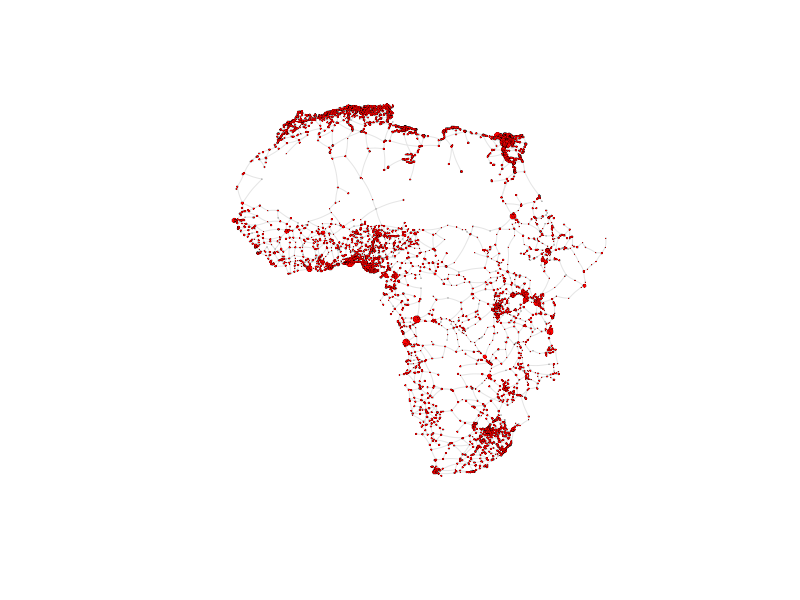
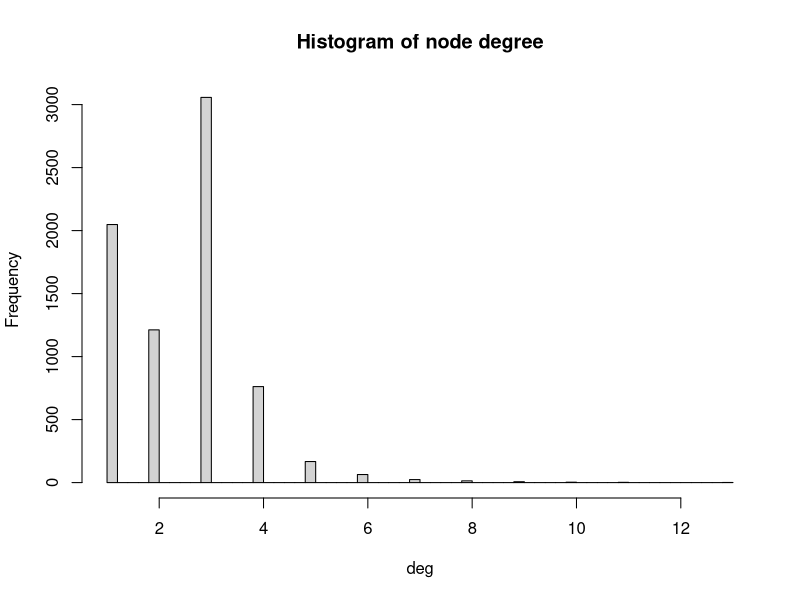
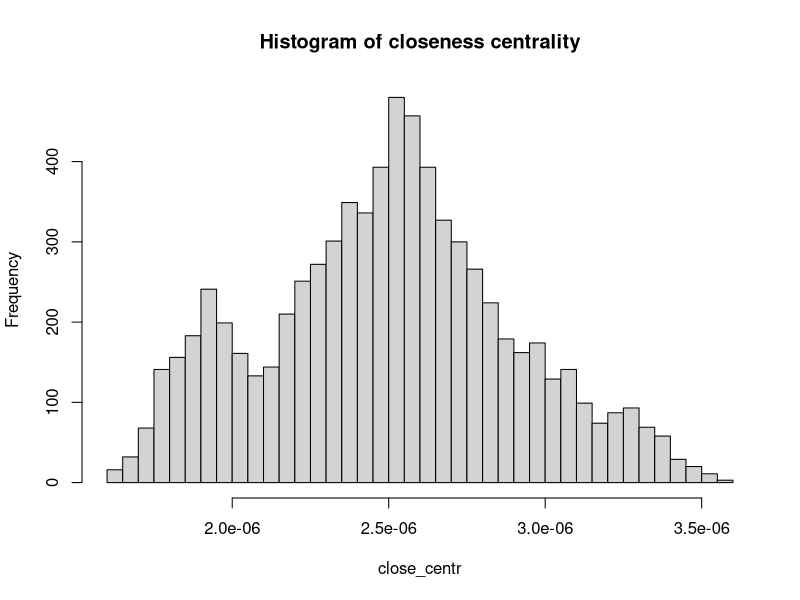
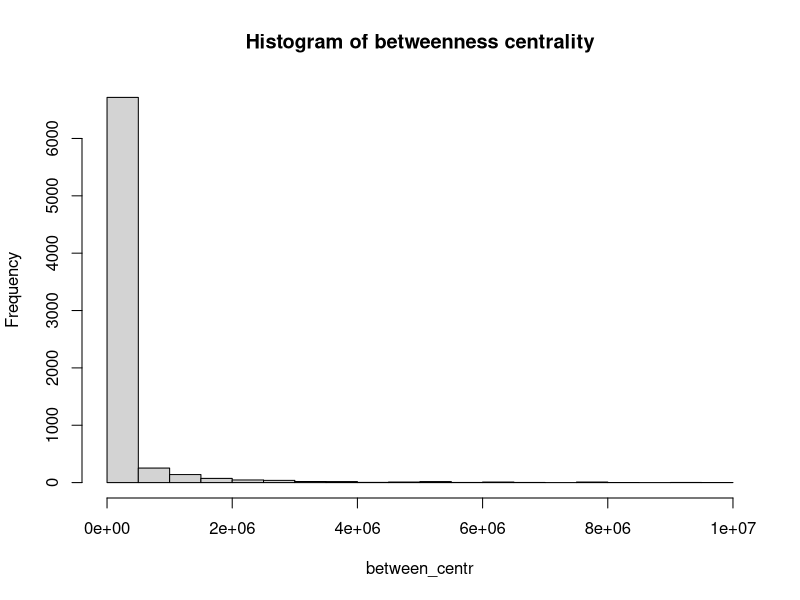

Source code (R) for these figures, in order:
## ---- chunk 1
#| include = FALSE
rm(list=ls()) # clear working space
## ---- chunk 2
#| warning: false
# An R package for network manipulation and analysis
library(igraph)
## ---- chunk 3
# Read the CSV file containing network nodes data from a URL
df_nodes <- read.csv("./data/AfricaNetworkNodes.csv")

# Read the CSV file containing network edges data from a URL
df_edges <- read.csv("./data/AfricaNetworkEdges.csv")
## ---- chunk 4
# Create a graph 'g_africa' from data frames 'df_edges' and 'df_nodes'
# The graph is undirected (directed = FALSE)
g_africa <- graph_from_data_frame(d = df_edges,
                                       vertices = df_nodes,
                                       directed = FALSE)
## ---- chunk 5
# Retrieve the attribute names associated with vertices in the 'g_africa' graph
vertex_attr_names(g_africa)
## ---- chunk 6
# Retrieve the first few vertex names from the 'g_africa' graph
head(V(g_africa)$Pop2015)
## ---- chunk 7
# Retrieve the attribute names associated with edges in the 'g_africa' graph
edge_attr_names(g_africa)
## ---- chunk 8
# Calculate and assign a 'size' attribute to vertices in the 'g_africa' graph
# The size is determined based on the population data ('Pop2015') of each vertex
V(g_africa)$size <- 0.3*(V(g_africa)$Pop2015/40000)^0.5
## ---- chunk 9
plot(g_africa, vertex.size=V(g_africa)$size, edge.arrow.size=.15, edge.arrow.width=.2, edge.curved=0.1, edge.width=1, edge.color ="gray90",
vertex.color="red", vertex.frame.color="black", vertex.frame.width=0.2,
vertex.label=" ", vertex.label.color="black",
vertex.label.cex=.65) 
## ---- chunk 10
# Calculate the edge density of the 'g_africa' graph
# Edge density is the ratio of the number of edges to the number of possible edges
# Loops (self-edges) are excluded from the calculation
edge_density(g_africa, loops=FALSE)
## ---- chunk 11
# Calculate the reciprocity of the edges in the 'g_africa' graph
reciprocity(g_africa)
## ---- chunk 12
# Compute degree of the nodes given by v belonging to graph g_africa
deg <- degree(g_africa, v=V(g_africa))

# Produces histogram of the frequency of nodes with a certain in-degree
hist(deg, breaks = 50, main="Histogram of node degree")
## ---- chunk 13
# Retrieve the names of vertices in the 'g_africa' graph that have the highest degree
V(g_africa)$agglosName[degree(g_africa) == max(degree(g_africa))]

# Retrieve the names of vertices (general names) in the 'g_africa' graph that have the highest degree
highest_degree_vertex_names <- V(g_africa)$name[degree(g_africa) == max(degree(g_africa))]

# Calculate the degree of vertices with the highest degree in the 'g_africa' graph
degree(g_africa, v=highest_degree_vertex_names)
## ---- chunk 14
# Calculate the shortest paths between two specific vertices in the 'g_africa' graph
# The source vertex is "Cairo" and the target vertex is "Lagos"
# The length of the edges is used as weight in this calculation
# Both path nodes and edges are included in the output
df_shortest_path <- shortest_paths(g_africa,  from = V(g_africa)$agglosName=="Cairo", to = V(g_africa)$agglosName=="Lagos", predecessors=FALSE, weights=df_edges$l,  output = "both") 
## ---- chunk 15
# Retrieve the edge path indices from the first element of the 'epath' column in the 'df_shortest_path' data frame
idx <- df_shortest_path$epath[[1]]

# Retrieve the lengths of edges along the path using the 'edge_attr' function and 'g_africa' graph
lengths_epath <- edge_attr(g_africa, "l", idx)

# Calculate the sum of edge lengths along the path
sum(lengths_epath)
## ---- chunk 16
diameter(g_africa, directed=FALSE, weights=NA)
## ---- chunk 17
mean_distance(g_africa, directed=FALSE, weights=NA)
## ---- chunk 18
# Calculate the closeness centrality for each vertex in the 'g_africa' graph, using unweighted edges (weights = NA)
close_centr <- closeness(g_africa, weights = NA)

# Create a histogram of closeness centrality values with 50 breaks and set the main title
hist(close_centr, breaks = 50, main = "Histogram of closeness centrality")
## ---- chunk 19
# Calculate the betweenness centrality for each vertex in the 'g_africa' graph
between_centr <- betweenness(g_africa, v = V(g_africa), directed = TRUE, weights = NA)

# Create a histogram of betweenness centrality values with 30 breaks and set the main title
hist(between_centr, breaks = 30, main = "Histogram of betweenness centrality")
